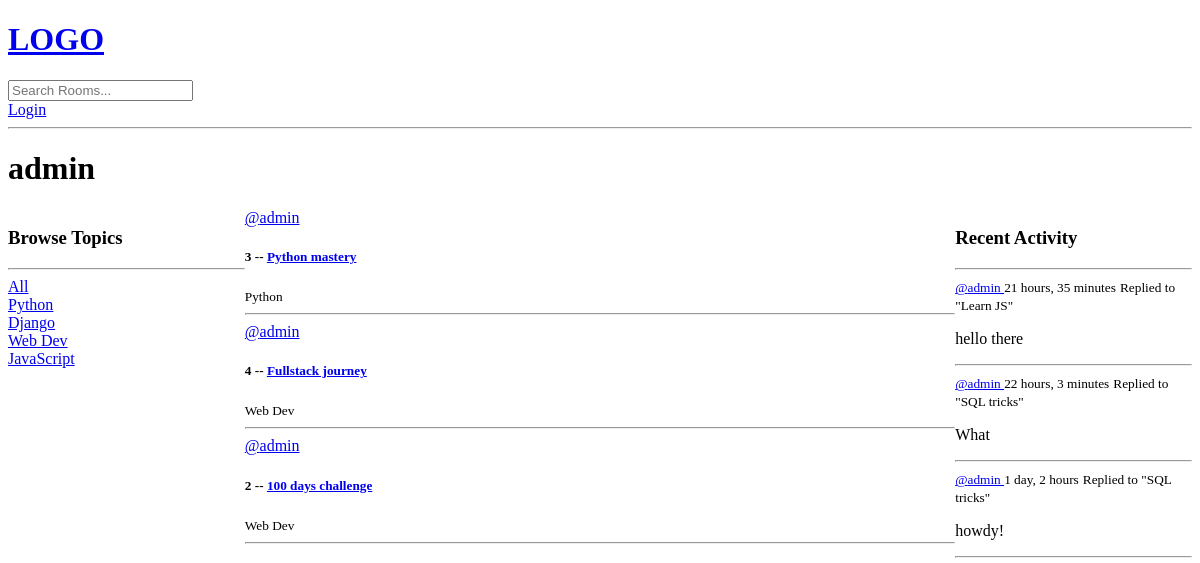
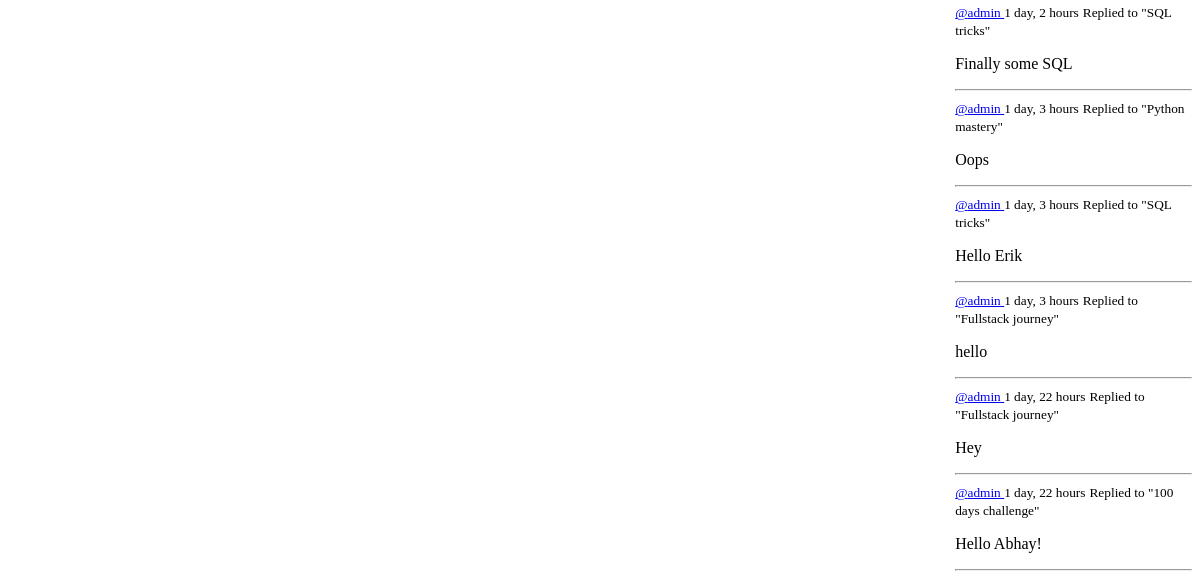
Page /profile/1/ on the earlier database version (2 pictures, top to bottom).
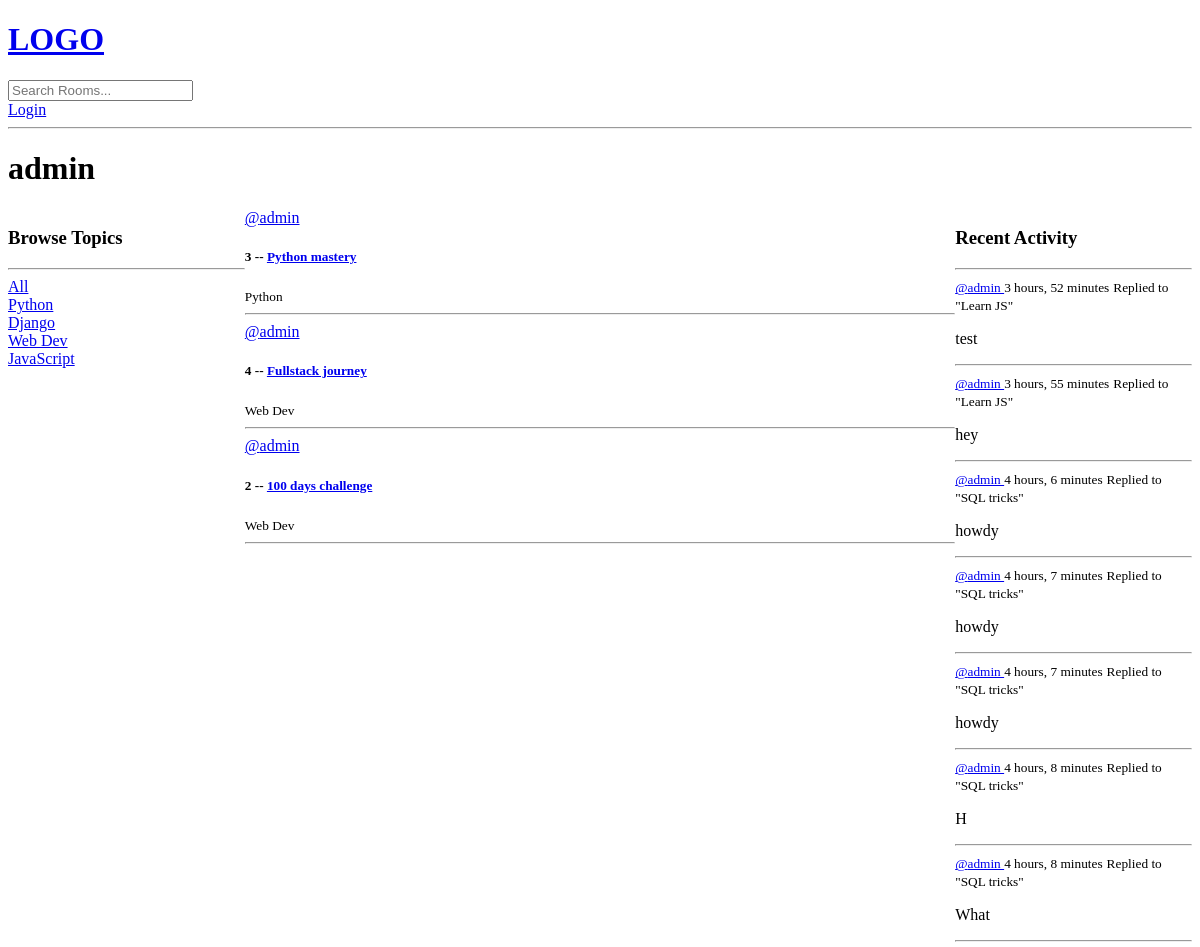
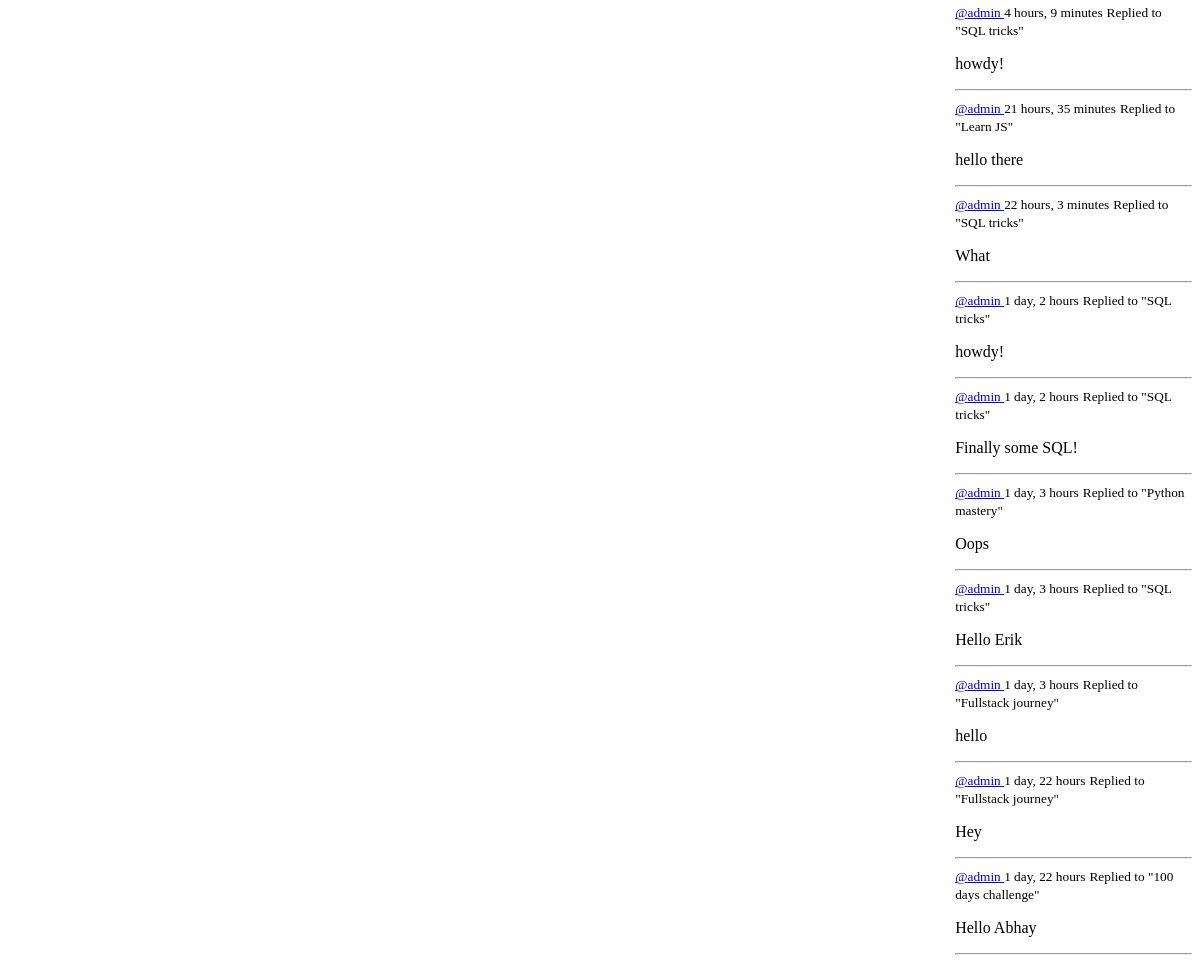
Same page on the later database version (2 pictures, top to bottom).
### base/models.py (models this page shows, shortened)
class Topic(models.Model):
    name = models.CharField(max_length=200)

class Room(models.Model):
    host = models.ForeignKey(User, on_delete=models.SET_NULL, null=True)
    topic = models.ForeignKey(Topic, on_delete=models.SET_NULL, null=True)
    name = models.CharField(max_length=200)
    description = models.TextField(null=True, blank=True)
    participants = models.ManyToManyField(
        User, related_name="participants_reverse", blank=True)
    updated = models.DateTimeField(auto_now=True)
    created = models.DateTimeField(auto_now_add=True)
    class Meta:
        ordering = ['-updated', '-created']
    def __str__(self):
        return self.name

class Message(models.Model):
    user = models.ForeignKey(User, on_delete=models.CASCADE)
    room = models.ForeignKey(Room, on_delete=models.CASCADE)
    body = models.TextField()
    updated = models.DateTimeField(auto_now=True)
    created = models.DateTimeField(auto_now_add=True)
    class Meta:
        ordering = ['-created', '-updated']
    def __str__(self):
        return self.body[0:50]

### base/views.py (the view)
# urls.py: path('profile/<str:pk>/', views.userProfile, name='user-profile'),
def userProfile(request, pk):
    user = User.objects.get(id=pk)
    rooms = user.room_set.all()
    room_messages = user.message_set.all()
    topics = Topic.objects.all()
    context = {'user': user, 'rooms': rooms,
               'room_messages': room_messages, 'topics': topics}
    return render(request, 'base/profile.html', context)

### base/templates/base/profile.html (shortened to what this page needs)
{%extends 'main.html'%} {%block content%}
<h1>{{user.username}}</h1>
<div class="profile-container">
  <div>{%include 'base/topic_component.html'%}</div>
  <div>{%include 'base/feed_component.html'%}</div>
  <div>{%include 'base/activity_component.html'%}</div>
</div>
{%endblock content%}

### base/templates/base/topic_component.html
<h3>Browse Topics</h3>
<hr />
<div>
  <a href="{%url 'home'%}">All</a>
</div>
{%for topic in topics%}
<div>
  <a href="{%url 'home'%}?q={{topic.name}}">{{topic.name}}</a>
</div>
{%endfor%}

### base/templates/base/feed_component.html (shortened to what this page needs)
<div>
  {% for room in rooms %}
  <div>
    <a href="{%url 'user-profile' room.host.id%}">@{{room.host.username}}</a>
    <h5>
      {{room.id}} -- <a href="{% url 'room' room.id%}"> {{room.name}} </a>
    </h5>
  </div>
  <small>{{room.topic.name}}</small>
  <hr />
  {% endfor %}
</div>

### base/templates/base/activity_component.html (shortened to what this page needs)
<h3>Recent Activity</h3>
<hr />
{%for message in room_messages%}
<div>
  <small
    ><a href="{%url 'user-profile' message.user.id%}">@{{message.user}} </a
    >{{message.created|timesince}}</small
  >
  <small>Replied to "{{message.room}}"</small>
  <p>{{message}}</p>
  <hr />
</div>
{%endfor%}

Differences in the rows shown:
added Message: user "admin", created "3 hours, 52 minutes", room "Learn JS", body "test"
added Message: user "admin", created "3 hours, 55 minutes", room "Learn JS", body "hey"
added Message: user "admin", created "4 hours, 6 minutes", room "SQL tricks", body "howdy"
added Message: user "admin", created "4 hours, 7 minutes", room "SQL tricks", body "howdy"
added Message: user "admin", created "4 hours, 7 minutes", room "SQL tricks", body "howdy"
added Message: user "admin", created "4 hours, 8 minutes", room "SQL tricks", body "H"
added Message: user "admin", created "4 hours, 8 minutes", room "SQL tricks", body "What"
added Message: user "admin", created "4 hours, 9 minutes", room "SQL tricks", body "howdy!"
changed Message: body "Finally some SQL" → "Finally some SQL!"
changed Message: body "Hello Abhay!" → "Hello Abhay"
